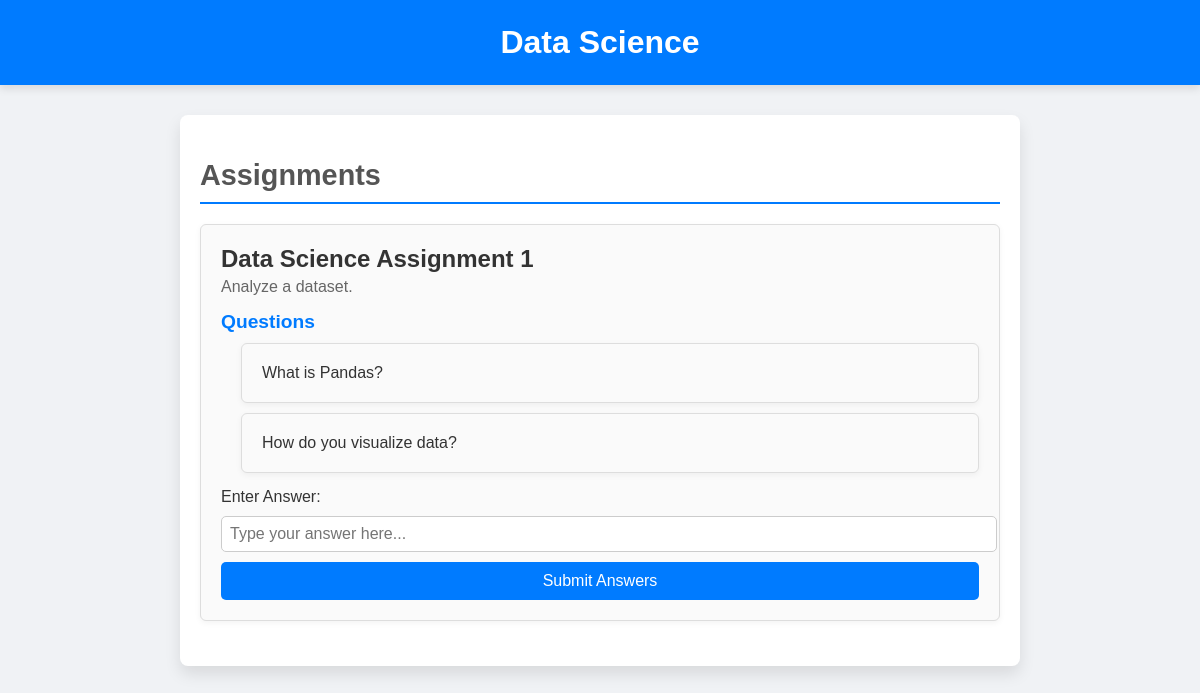
/course/3, run on the app's committed database.
### app.py (models this page shows)
class Courses(db.Model):
    id = db.Column(db.Integer, primary_key=True)
    name = db.Column(db.String(100), nullable=False)
    description = db.Column(db.String(100), nullable=False)

class Assignments(db.Model):
    id = db.Column(db.Integer, primary_key=True)
    name = db.Column(db.String(100), nullable=False)
    description = db.Column(db.String(100), nullable=False)
    course_id = db.Column(db.Integer, db.ForeignKey('courses.id'), nullable=False)
    questions = db.Column(db.String(100), nullable=False)

### app.py (the view)
@app.route('/course/<int:course_name>')
def course(course_name):
    course = Courses.query.filter_by(id=course_name).first()
    if course:
        assignments = Assignments.query.filter_by(course_id=course.id).all()
        return render_template('course.html', course=course, assignments=assignments)
    return "Course not found", 404

### templates/course.html (shortened to what this page needs)
<!DOCTYPE html>
<html lang="en">
  <head>
  </head>
  <body>
    <header>
      <h1>{{ course.name }}</h1>
    </header>
    <div class="container">
      <h2>Assignments</h2>
      <ul>
        {% for assignment in assignments %}
        <li>
          <h3>{{ assignment.name }}</h3>
          <p>{{ assignment.description }}</p>
          <div class="questions">
            <h4>Questions</h4>
            <ul>
              {% for question in assignment.questions.split(';') %}
              <li>{{ question }}</li>
              {% endfor %}
            </ul>
          </div>
          <form action="{{ url_for('submit_assignment') }}" method="POST">
            <label for="grade">Enter Answer:</label>
            <input type="text" name="grade" required placeholder="Type your answer here..." />
            <button type="submit">Submit Answers</button>
          </form>
        </li>
        {% endfor %}
      </ul>
    </div>
  </body>
</html>

### templates/course.html (style rules this page uses)
body { font-family: Arial, sans-serif; background-color: #f0f2f5; margin: 0; padding: 0; }
header { background-color: #007bff; color: white; padding: 1.5em 0; text-align: center; box-shadow: 0 4px 8px rgba(0, 0, 0, 0.1); }
header h1 { font-size: 2em; margin: 0; }
.container { width: 90%; max-width: 800px; margin: 30px auto; padding: 20px; background-color: #fff; border-radius: 8px; box-shadow: 0 8px 16px rgba(0, 0, 0, 0.1); }
h2 { color: #555; font-size: 1.8em; border-bottom: 2px solid #007bff; padding-bottom: 10px; margin-bottom: 20px; }
ul { list-style-type: none; padding: 0; }
li { margin-bottom: 25px; padding: 20px; border: 1px solid #ddd; border-radius: 6px; background-color: #fafafa; box-shadow: 0 2px 6px rgba(0, 0, 0, 0.05); }
li h3 { font-size: 1.5em; color: #333; margin: 0; }
li p { color: #666; margin: 5px 0 15px; }
.questions h4 { font-size: 1.2em; color: #007bff; margin-top: 15px; margin-bottom: 10px; }
.questions ul { padding-left: 20px; }
.questions li { margin-bottom: 10px; color: #333; }
form { display: flex; flex-direction: column; gap: 10px; margin-top: 15px; }
label { font-size: 1em; color: #333; }
input[type="text"] { padding: 8px; font-size: 1em; border-radius: 5px; border: 1px solid #ccc; width: 100%; }
button[type="submit"] { padding: 10px; font-size: 1em; color: #fff; background-color: #007bff; border: none; border-radius: 5px; cursor: pointer; transition: background-color 0.3s ease; }

### data on the page
Courses: name "Data Science"
Assignments: name "Data Science Assignment 1", description "Analyze a dataset.", question "What is Pandas?" "How do you visualize data?"
